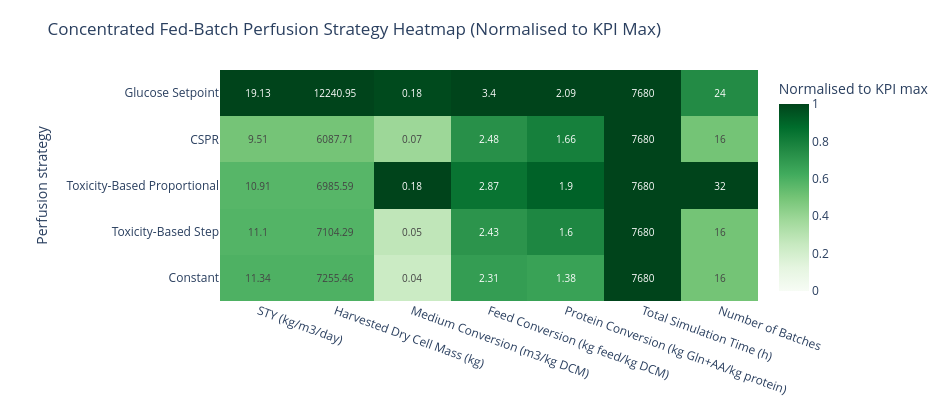

The notebook cell this image was saved under:
### Code cell
# Concentrated fed-batch perfusion strategy heatmap
fig_cf_heat, cf_heat_raw, cf_heat_norm = build_strategy_heatmap("concentrated_fedbatch")
fig_cf_heat.show()

SAVE_FIG = False
if SAVE_FIG:
    out_svg = NOTEBOOK_DIR / STRATEGY_HEATMAP_CONFIG["concentrated_fedbatch"]["output_name"]
    save_figure_svg(fig_cf_heat, out_svg, width=950, height=max(360, 110 + 60 * len(cf_heat_raw.index)))
    print(f"Saved: {out_svg.name}")

### Figure 1 — Plotly figure (JSON) as saved in the notebook; plotly's stock layout.template omitted (floating-point values rounded to 4 significant figures)
{"data": [{"colorbar": {"title": {"text": "Normalised to KPI max"}}, "colorscale": [[0, "rgb(247,252,245)"], [0.125, "rgb(229,245,224)"], [0.25, "rgb(199,233,192)"], [0.375, "rgb(161,217,155)"], [0.5, "rgb(116,196,118)"], [0.625, "rgb(65,171,93)"], [0.75, "rgb(35,139,69)"], [0.875, "rgb(0,109,44)"], [1, "rgb(0,68,27)"]], "customdata": [[11.34, 7255.0, 0.04269, 2.306, 1.379, 7680.0, 16.0], [11.1, 7104.0, 0.05002, 2.429, 1.604, 7680.0, 16.0], [10.91, 6986.0, 0.1822, 2.874, 1.896, 7680.0, 32.0], [9.512, 6088.0, 0.07013, 2.479, 1.661, 7680.0, 16.0], [19.13, 12240.0, 0.179, 3.402, 2.09, 7680.0, 24.0]], "hovertemplate": "<b>%{y}</b><br>%{x}<br>Normalised score: %{z:.3f}<br>Mean raw value: %{customdata:.4g}<extra></extra>", "text": [["11.34", "7255.46", "0.04", "2.31", "1.38", "7680", "16"], ["11.1", "7104.29", "0.05", "2.43", "1.6", "7680", "16"], ["10.91", "6985.59", "0.18", "2.87", "1.9", "7680", "32"], ["9.51", "6087.71", "0.07", "2.48", "1.66", "7680", "16"], ["19.13", "12240.95", "0.18", "3.4", "2.09", "7680", "24"]], "textfont": {"size": 10}, "texttemplate": "%{text}", "type": "heatmap", "x": ["STY (kg/m3/day)", "Harvested Dry Cell Mass (kg)", "Medium Conversion (m3/kg DCM)", "Feed Conversion (kg feed/kg DCM)", "Protein Conversion (kg Gln+AA/kg protein)", "Total Simulation Time (h)", "Number of Batches"], "y": ["Constant", "Toxicity-Based Step", "Toxicity-Based Proportional", "CSPR", "Glucose Setpoint"], "z": [[0.5927, 0.5927, 0.2343, 0.6779, 0.6597, 1.0, 0.5], [0.5804, 0.5804, 0.2746, 0.7139, 0.7673, 1.0, 0.5], [0.5707, 0.5707, 1.0, 0.8446, 0.9072, 1.0, 1.0], [0.4973, 0.4973, 0.3849, 0.7287, 0.7948, 1.0, 0.5], [1.0, 1.0, 0.9824, 1.0, 1.0, 1.0, 0.75]], "zmax": 1, "zmin": 0}], "layout": {"height": 410, "margin": {"b": 70, "l": 220, "r": 40, "t": 70}, "title": {"text": "Concentrated Fed-Batch Perfusion Strategy Heatmap (Normalised to KPI Max)"}, "width": 950, "xaxis": {"tickangle": 20}, "yaxis": {"title": {"text": "Perfusion strategy"}}}}
